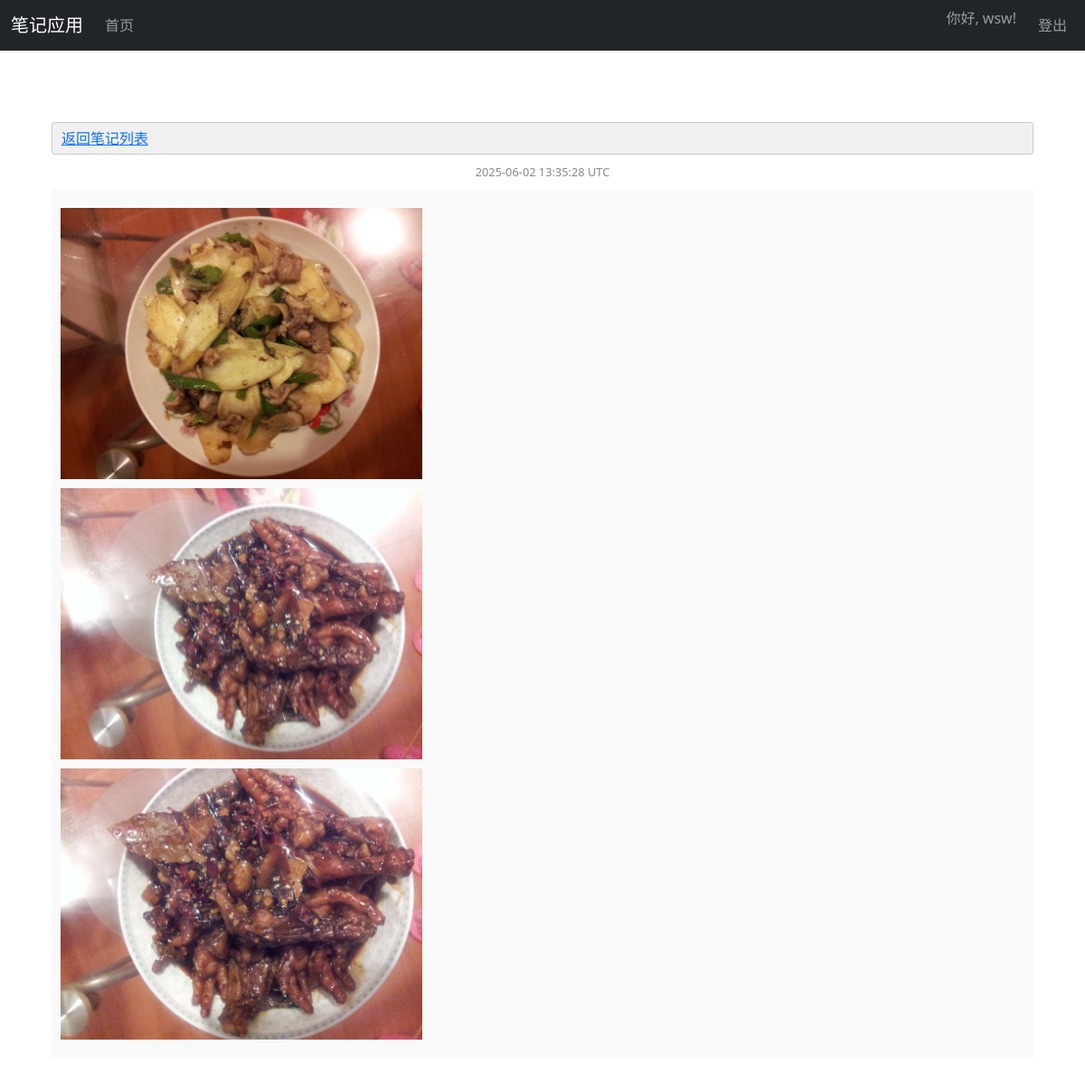
Before: /notes/gallery/2 (signed in) with the older database file.
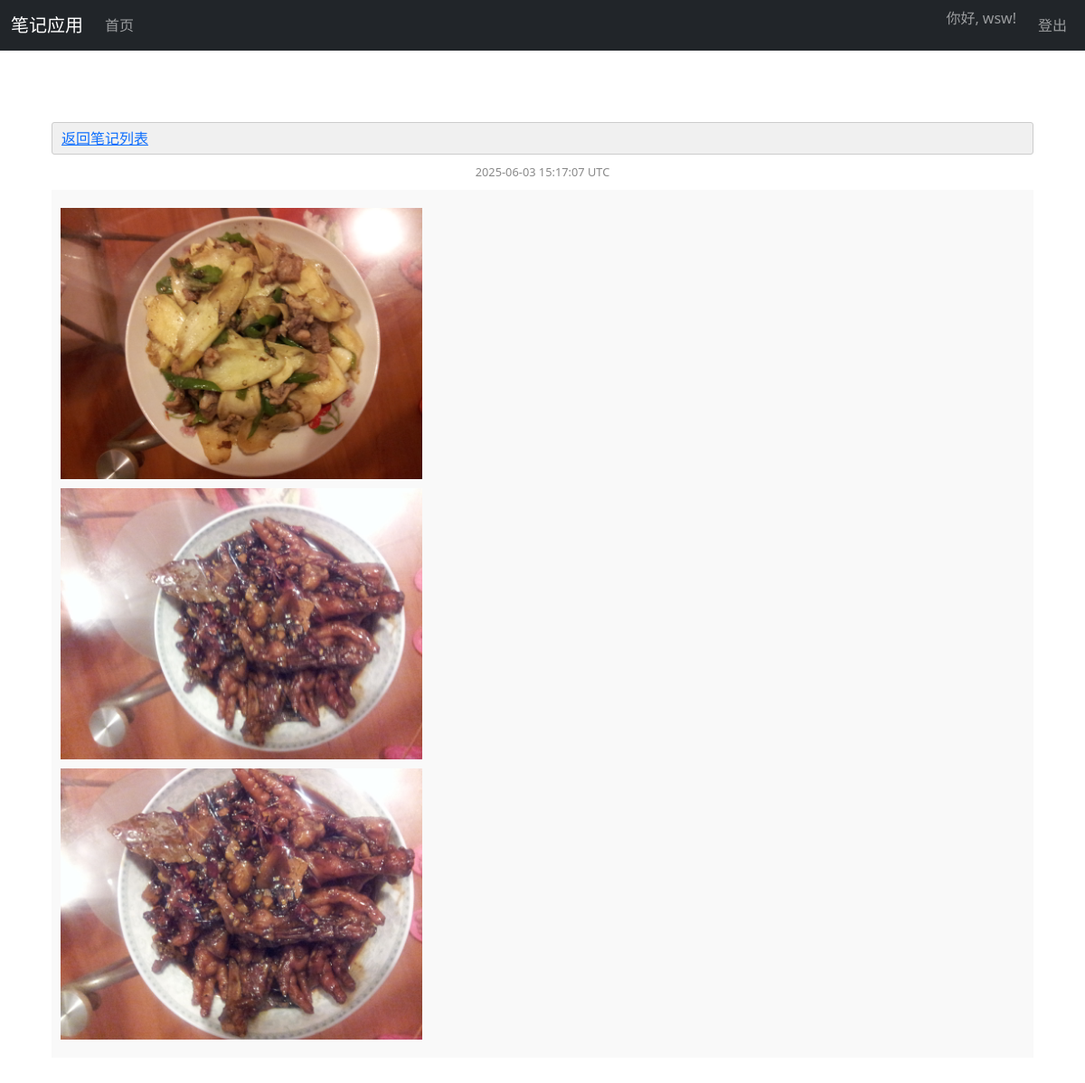
After: the same page with the newer database file.
### test6.py (models this page shows, shortened)
class User(UserMixin, db.Model):
    id = db.Column(db.Integer, primary_key=True)
    username = db.Column(db.String(80), unique=True, nullable=False, index=True)
    password_hash = db.Column(db.String(128), nullable=False)
    notes = db.relationship('Note', backref='user', lazy=True)

class Note(db.Model):
    id = db.Column(db.Integer, primary_key=True)
    user_id = db.Column(db.Integer, db.ForeignKey('user.id'), nullable=False, index=True)
    content_type = db.Column(db.String(20), nullable=False)
    content_data = db.Column(db.Text, nullable=False)
    raw_content = db.Column(db.Text)
    additional_text = db.Column(db.Text, nullable=True)  # 新增字段，用于存储附加文本
    timestamp = db.Column(db.DateTime, nullable=False, default=lambda: datetime.now(timezone.utc), index=True)
    file_size = db.Column(db.Integer, nullable=True)
    md5 = db.Column(db.String(32), nullable=True)

### test6.py (the view)
@app.route('/notes/gallery/<int:note_id>')
@login_required
def gallery_page(note_id):
    note = Note.query.get_or_404(note_id)
    if note.user_id != current_user.id:
        logger.error(f"Gallery access failed: User ID {current_user.id} has no permission for note ID {note_id}")
        flash('无权访问此画廊', 'danger')
        return redirect(url_for('notes_page'))
    if note.content_type != 'gallery':
        logger.error(f"Gallery access failed: Note ID {note_id} is not a gallery note")
        flash('无效的画廊笔记', 'danger')
        return redirect(url_for('notes_page'))
    try:
        image_paths = json.loads(note.content_data)
        raw_contents = json.loads(note.raw_content) if note.raw_content else [os.path.basename(path) for path in image_paths]
        logger.info(f"Gallery page loaded: Note ID={note_id}, Images={len(image_paths)}")
        return render_template('gallery.html', note=note, image_paths=image_paths, raw_contents=raw_contents)
    except Exception as e:
        logger.error(f"Gallery page failed: {str(e)}")
        flash('加载画廊失败', 'danger')
        return redirect(url_for('notes_page'))

### test6.py (called while the page is built)
@login_manager.user_loader
def load_user(user_id):
    return db.session.get(User, int(user_id))

### templates/gallery.html (shortened to what this page needs)
{% extends "base.html" %}
{% block content %}
<div class="gallery-container">
    <a href="{{ url_for('notes_page') }}" class="back-btn">返回笔记列表</a>
    <div class="timestamp">{{ note.timestamp.strftime('%Y-%m-%d %H:%M:%S UTC') }}</div>
    <div class="gallery-images" id="galleryImages">
        {% for path in image_paths %}
            <img class="gallery-image" data-src="{{ url_for('uploaded_file', filename=path) }}" data-raw-name="{{ raw_contents[loop.index0] if raw_contents else path | basename }}" alt="画廊图片">
        {% endfor %}
    </div>
</div>
{% endblock %}

### templates/base.html (shortened to what this page needs)
<!DOCTYPE html>
<html lang="zh-CN">
<head>
    <link href="https://cdn.jsdelivr.net/npm/bootstrap@5.1.3/dist/css/bootstrap.min.css" rel="stylesheet">
    <link rel="stylesheet" href="{{ url_for('static', filename='css/main.css') }}">
</head>
<body>
    <nav class="navbar navbar-expand-md navbar-dark bg-dark fixed-top">
        <div class="container-fluid">
            <a class="navbar-brand" href="{{ url_for('notes_page') }}">笔记应用</a>
            <div class="collapse navbar-collapse" id="navbarNav">
                <ul class="navbar-nav me-auto">
                    <li class="nav-item">
                        <a class="nav-link" href="{{ url_for('notes_page') }}">首页</a>
                    </li>
                </ul>
                <ul class="navbar-nav">
                    {% if current_user.is_authenticated %}
                        <li class="nav-item">
                            <span class="navbar-text me-3">你好, {{ current_user.username }}!</span>
                        </li>
                        <li class="nav-item">
                            <a class="nav-link" href="{{ url_for('logout') }}">登出</a>
                        </li>
                    {% endif %}
                </ul>
            </div>
        </div>
    </nav>
    <div class="container mt-5 pt-3">
        {% block content %}{% endblock %}
    </div>
</body>
</html>

### static/css/main.css (style rules this page uses)
body { padding-top: 56px; }

### templates/gallery.html (style rules this page uses)
.gallery-container { display: flex; flex-direction: column; height: calc(100vh - 150px); padding: 15px; }
.gallery-images { flex-grow: 1; overflow-y: auto; padding: 10px; background-color: #f9f9f9; }
.gallery-image { max-width: 100%; max-height: 300px; margin: 10px 0; display: block; cursor: pointer; opacity: 0; transition: opacity 0.3s; }
.gallery-image.loaded { opacity: 1; }
.timestamp { font-size: 0.8em; color: #888; text-align: center; margin-bottom: 10px; }
.back-btn { margin-bottom: 10px; padding: 5px 10px; background-color: #f0f0f0; border: 1px solid #ccc; border-radius: 3px; cursor: pointer; }

Changed rows visible on the page:
changed Note: timestamp "2025-06-02 13:35:28 UTC" → "2025-06-03 15:17:07 UTC"
